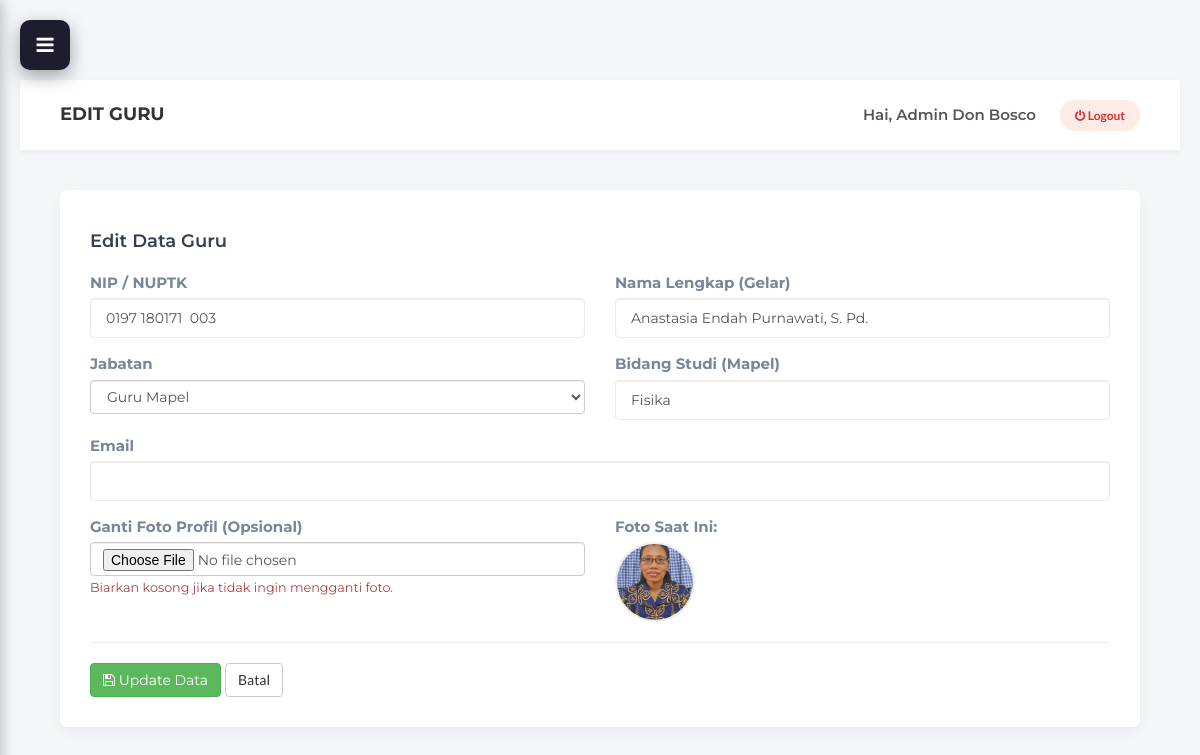
Screenshot of /admin/guru.php?aksi=edit&id=11 (signed in) with the database file from the repository.
### tables this page shows
CREATE TABLE `guru_staf` (
  `id_guru` int NOT NULL AUTO_INCREMENT,
  `nip` varchar(50) DEFAULT NULL,
  `nama_lengkap` varchar(100) NOT NULL,
  `jabatan` varchar(50) NOT NULL,
  `bidang_studi` varchar(100) NOT NULL,
  `email` varchar(100) DEFAULT NULL,
  `foto` varchar(255) DEFAULT NULL,
  PRIMARY KEY (`id_guru`),
  UNIQUE KEY `nip` (`nip`)
);

### controllers/AdminGuruController.php (called while the page is built, shortened)
<?php
require_once __DIR__ . '/../models/GuruModel.php';
class AdminGuruController {
    public function edit($id) {
        $model = new GuruModel();
        $guru = $model->getGuruById($id);
        require_once '../views/admin/guru_edit.php';
    }
}
?>

### models/GuruModel.php (called while the page is built, shortened)
<?php
require_once 'Database.php';
class GuruModel extends Database {
    public function getGuruById($id_guru) {
        $id = intval($id_guru);
        $sql = "SELECT id_guru, nip, nama_lengkap, jabatan, bidang_studi, email, foto
                  FROM guru_staf WHERE id_guru = $id";
        $query = $this->query($sql);
        return mysqli_fetch_assoc($query);
    }
}
?>

### models/Database.php (called while the page is built, shortened)
<?php
require_once __DIR__ . '/../Koneksi Database/koneksi.php';
class Database {
    protected $koneksi;
    public function __construct() {
        global $koneksi;
        $this->koneksi = $koneksi;
    }
    public function query($sql) {
        return mysqli_query($this->koneksi, $sql);
    }
}
?>

### views/admin/guru_edit.php (the view, shortened to what this page needs)
<?php
require_once 'template/header.php';
require_once 'template/sidebar.php';
?>
<div class="main-content">
    <?php require_once 'template/topbar.php'; ?>
    <div class="content-wrapper">
        <div class="card-box">
            <h4 style="margin-bottom: 20px;">Edit Data Guru</h4>
            <form method="POST" action="guru.php?aksi=update" enctype="multipart/form-data">
                <div class="row">
                    <div class="col-md-6">
                        <div class="form-group">
                            <label>NIP / NUPTK</label>
                            <input type="text" name="nip" class="form-control" value="<?php echo htmlspecialchars($guru['nip']); ?>">
                        </div>
                    </div>
                    <div class="col-md-6">
                        <div class="form-group">
                            <label>Nama Lengkap (Gelar)</label>
                            <input type="text" name="nama" class="form-control" value="<?php echo htmlspecialchars($guru['nama_lengkap']); ?>" required>
                        </div>
                    </div>
                </div>
                <div class="row">
                    <div class="col-md-6">
                        <div class="form-group">
                            <label>Jabatan</label>
                            <select name="jabatan" class="form-control">
                                <option value="Guru Mapel" <?php if($guru['jabatan'] == 'Guru Mapel') echo 'selected'; ?>>Guru Mapel</option>
                            </select>
                        </div>
                    </div>
                    <div class="col-md-6">
                        <div class="form-group">
                            <label>Bidang Studi (Mapel)</label>
                            <input type="text" name="mapel" class="form-control" value="<?php echo htmlspecialchars($guru['bidang_studi']); ?>">
                        </div>
                    </div>
                </div>
                <div class="form-group">
                    <label>Email</label>
                    <input type="email" name="email" class="form-control" value="<?php echo htmlspecialchars($guru['email']); ?>">
                </div>
                <div class="row">
                    <div class="col-md-6">
                        <div class="form-group">
                            <label>Ganti Foto Profil (Opsional)</label>
                            <input type="file" name="foto" class="form-control" accept="image/*">
                            <small class="text-danger">Biarkan kosong jika tidak ingin mengganti foto.</small>
                        </div>
                    </div>
                    <div class="col-md-6">
                        <label>Foto Saat Ini:</label><br>
                        <?php
                            $img_path = "uploads/guru/" . $guru['foto'];
                            if(!empty($guru['foto']) && file_exists($img_path)):
                        ?>
                            <img src="<?php echo $img_path; ?>" style="width: 80px; height: 80px; border-radius: 50%; object-fit: cover; border: 2px solid #eee;">
                        <?php else: ?>
                            <span class="text-muted">Tidak ada foto.</span>
                        <?php endif; ?>
                    </div>
                </div>
                <hr>
                <button type="submit" class="btn btn-success"><i class="fa fa-save"></i> Update Data</button>
                <a href="guru.php" class="btn btn-default">Batal</a>
            </form>
        </div>
    </div>
</div>
<?php require_once 'template/footer.php'; ?>

### css/style.css (style rules this page uses)
body { font-family: 'Montserrat', sans-serif; font-size: 15px; font-weight: 400; color: #798696; overflow-x:hidden; }
h1,h2,h3,h4,h5,h6 { margin-top: 12px; margin-bottom: 15px; font-weight: 600; color: #374050; }
h4 { font-size:18px; }
a { font-family: 'Lato', sans-serif; color: #374050; font-weight: 700; }
input[type="text"], input[type="email"], input[type="password"], input[type="number"], input[type="date"], input[type="url"], input[type="tel"], textarea { height: 40px; width: 100%; border: 1px solid #EBEBEB; border-radius:4px; background: transparent; padding-left: 15px; padding-right: 15px; -webkit-transition:0.2s border-color; transition:0.2s border-color; }

### css/header-custom.css (style rules this page uses)
html { scroll-behavior: smooth !important; }

### views/admin/template/header.php (style rules this page uses)
body { background-color: #f5f7fa; font-family: 'Montserrat', sans-serif; padding-top: 0; }
.main-content { margin-left: 260px; transition: all 0.3s; }
.content-wrapper { padding: 40px; }
.card-box { background: #fff; padding: 30px; border-radius: 8px; box-shadow: 0 5px 15px rgba(0,0,0,0.05); }

### views/admin/template/sidebar.php (style rules this page uses)
.main-content { margin-left: 260px; transition: margin-left 0.3s ease; position: relative; min-height: 100vh; background: #f5f6fa; padding: 20px; padding-top: 80px; }
.main-content.full { margin-left: 0; }

### rows the page displays
guru_staf: nip "0197 180171 003", nama "Anastasia Endah Purnawati, S. Pd.", jabatan "Guru Mapel", mapel "Fisika", foto (picture)

### other values shown
$title "EDIT GURU"
$_SESSION['admin_nama'] "Admin Don Bosco"
